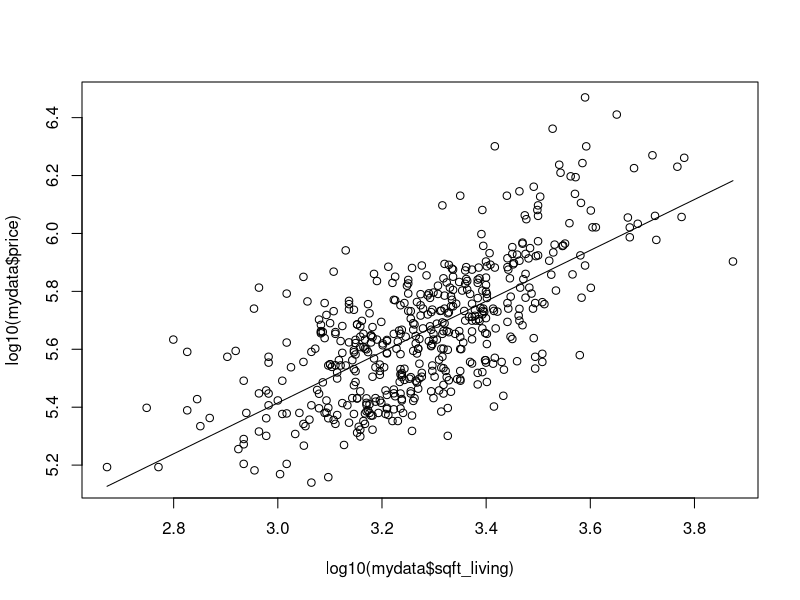
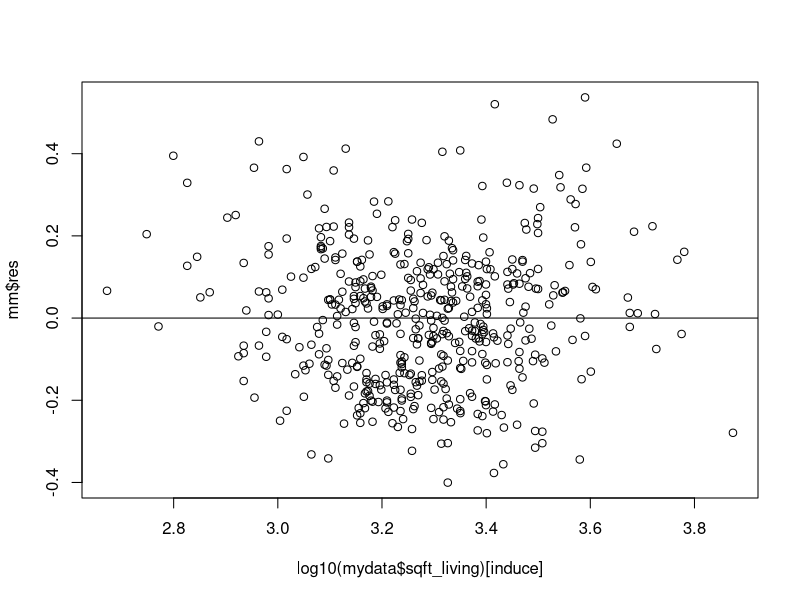
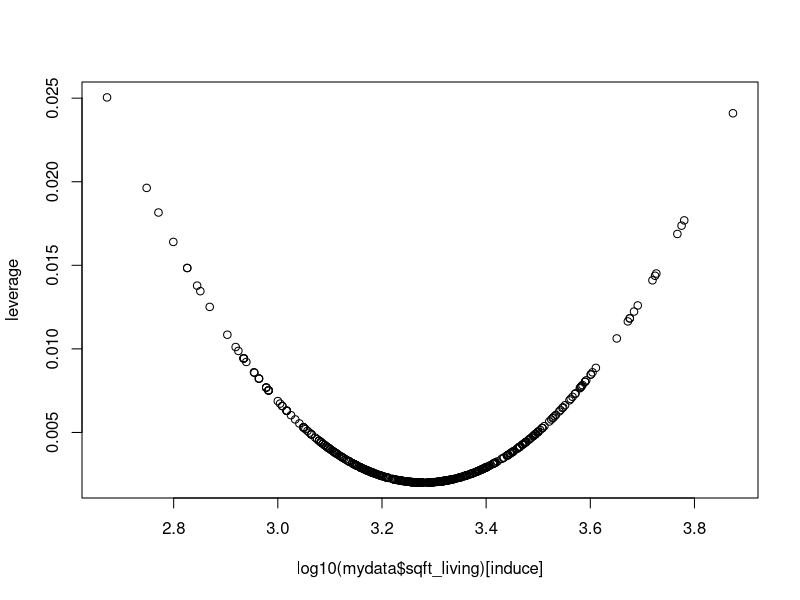
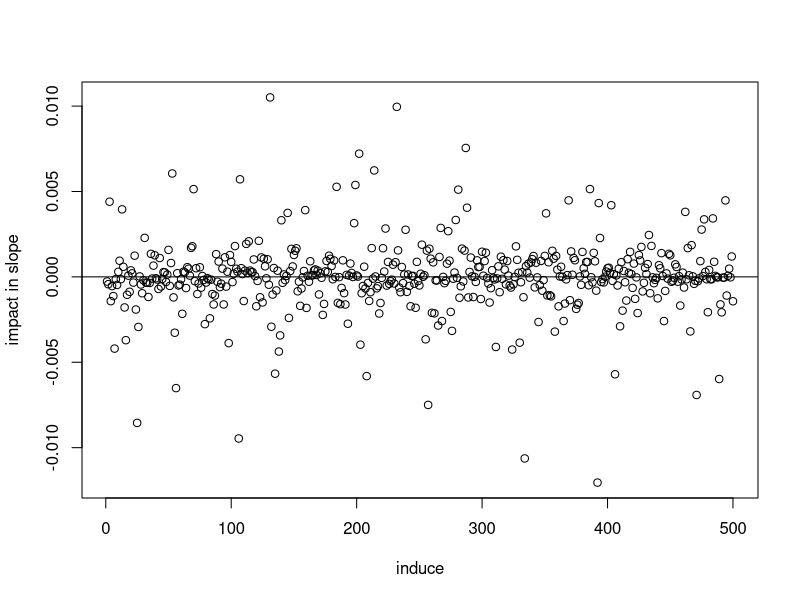
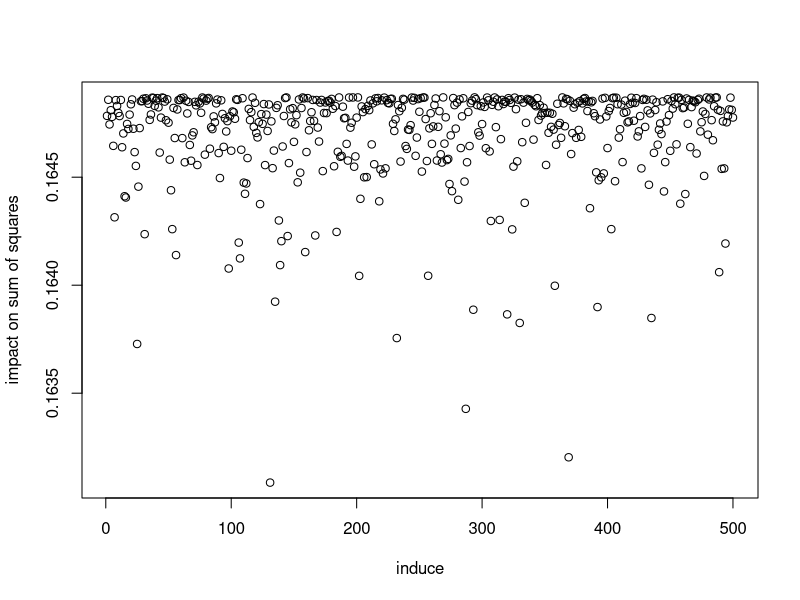
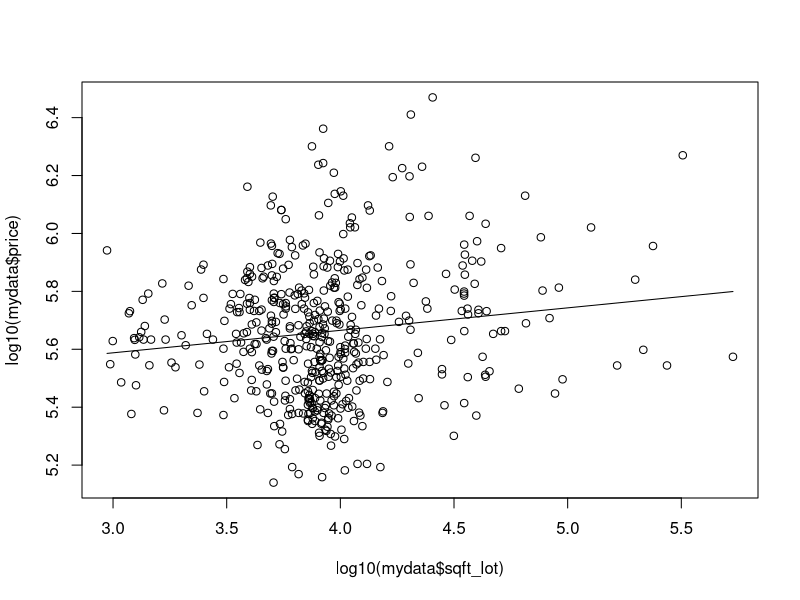
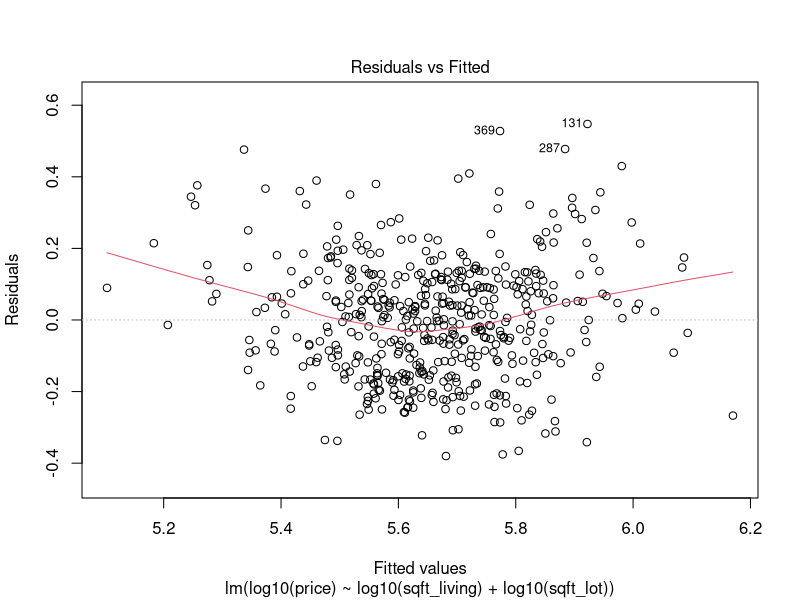
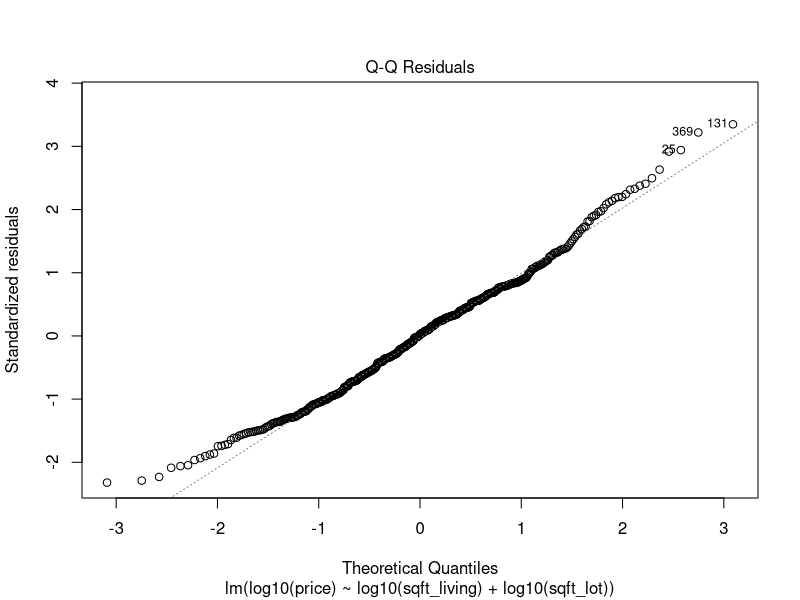

R code for these plots, in order:
setwd("~/RStudioProjects/MVE190/projects/mini2/")

require(ggplot2)
require(reshape2)
require(gridExtra)
require(purrr)
require(tidyr)

housedata <- read.csv("kc_house_data.csv", header = TRUE)

ii <- sample(seq(1,dim(housedata)[1]),500)  # obtain a random sample of 500 indices
mydata <- housedata[ii,]                    # select a random subset of your full dataset
mydata <- subset(mydata, select = -c(id, date, waterfront, view, condition, grade))
row.names(mydata) <- NULL            # assign new IDs to each row
induce <- seq(1,dim(mydata)[1])[is.na(mydata$price)==F]


plot(log10(mydata$sqft_living), log10(mydata$price))
id1 <- identify(log10(mydata$sqft_living), log10(mydata$price), row.names(mydata), pos = T)

# mydata %>%
  # gather(-price, key = "var", value = "value") %>%
  # ggplot(aes(x=value, y=price)) + geom_point() + facet_wrap(~ var, scales = "free") + theme_bw()

mm <- lm(log10(price)~log10(sqft_living), data = mydata)
lines(sort(log10(mydata$sqft_living)[is.na(mydata$price)==F]), 
      mm$fit[sort.list(log10(mydata$sqft_living)[is.na(mydata$price)==F])])

plot(log10(mydata$sqft_living)[induce],mm$res)
id2 <- identify(log10(mydata$sqft_living)[induce], mm$res, row.names(mydata)[induce], pos = T)
abline(h=0)

lmi <- lm.influence(mm)
plot(log10(mydata$sqft_living)[induce], lmi$hat, ylab = "leverage")
id3 <- identify(log10(mydata$sqft_living)[induce], lmi$hat, row.names(mydata)[induce], pos = T)

plot(induce, lmi$coef[,2], ylab = "impact in slope")
abline(h=0)
id4 <- identify(induce, lmi$coef[,2], label = row.names(mydata)[induce], pos = T)

plot(induce, lmi$sig, ylab = "impact on sum of squares")
id5 <- identify(induce, lmi$sig, labels = row.names(mydata), pos = T)

summary(mm)
# R-squared for the fit
rsqa<-round(summary(mm)$r.sq,2)

plot(log10(mydata$sqft_lot), log10(mydata$price))
mm1 <- lm(log10(price)~log10(sqft_lot), data = mydata)
lines(sort(log10(mydata$sqft_lot)[is.na(mydata$price)==F]), 
      mm1$fit[sort.list(log10(mydata$sqft_lot)[is.na(mydata$price)==F])])

mm_tot <- lm(log10(price)~log10(sqft_living)+log10(sqft_lot), data = mydata)
plot(mm_tot)